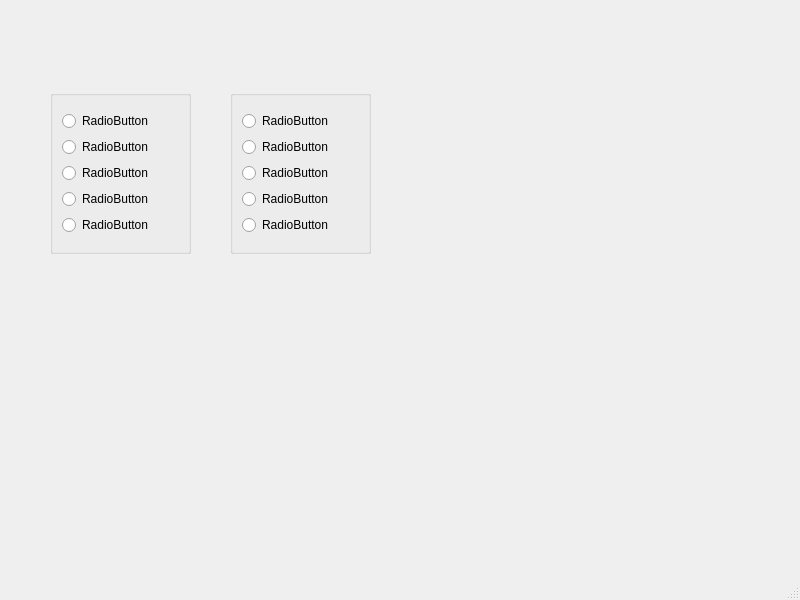
<?xml version="1.0" encoding="UTF-8"?>
<ui version="4.0">
 <class>MainWindow</class>
 <widget class="QMainWindow" name="MainWindow">
  <property name="geometry">
   <rect>
    <x>0</x>
    <y>0</y>
    <width>800</width>
    <height>600</height>
   </rect>
  </property>
  <property name="windowTitle">
   <string>MainWindow</string>
  </property>
  <widget class="QWidget" name="centralwidget">
   <widget class="QGroupBox" name="groupBox">
    <property name="geometry">
     <rect>
      <x>50</x>
      <y>90</y>
      <width>141</width>
      <height>164</height>
     </rect>
    </property>
    <property name="title">
     <string/>
    </property>
    <layout class="QVBoxLayout" name="verticalLayout_2">
     <item>
      <layout class="QVBoxLayout" name="verticalLayout">
       <item>
        <widget class="QRadioButton" name="radioButton">
         <property name="text">
          <string>RadioButton</string>
         </property>
        </widget>
       </item>
       <item>
        <widget class="QRadioButton" name="radioButton_3">
         <property name="text">
          <string>RadioButton</string>
         </property>
        </widget>
       </item>
       <item>
        <widget class="QRadioButton" name="radioButton_2">
         <property name="text">
          <string>RadioButton</string>
         </property>
        </widget>
       </item>
       <item>
        <widget class="QRadioButton" name="radioButton_4">
         <property name="text">
          <string>RadioButton</string>
         </property>
        </widget>
       </item>
       <item>
        <widget class="QRadioButton" name="radioButton_5">
         <property name="text">
          <string>RadioButton</string>
         </property>
        </widget>
       </item>
      </layout>
     </item>
    </layout>
   </widget>
   <widget class="QGroupBox" name="groupBox_2">
    <property name="geometry">
     <rect>
      <x>230</x>
      <y>90</y>
      <width>141</width>
      <height>164</height>
     </rect>
    </property>
    <property name="title">
     <string/>
    </property>
    <layout class="QVBoxLayout" name="verticalLayout_4">
     <item>
      <layout class="QVBoxLayout" name="verticalLayout_3">
       <item>
        <widget class="QRadioButton" name="radioButton_9">
         <property name="text">
          <string>RadioButton</string>
         </property>
        </widget>
       </item>
       <item>
        <widget class="QRadioButton" name="radioButton_8">
         <property name="text">
          <string>RadioButton</string>
         </property>
        </widget>
       </item>
       <item>
        <widget class="QRadioButton" name="radioButton_10">
         <property name="text">
          <string>RadioButton</string>
         </property>
        </widget>
       </item>
       <item>
        <widget class="QRadioButton" name="radioButton_7">
         <property name="text">
          <string>RadioButton</string>
         </property>
        </widget>
       </item>
       <item>
        <widget class="QRadioButton" name="radioButton_6">
         <property name="text">
          <string>RadioButton</string>
         </property>
        </widget>
       </item>
      </layout>
     </item>
    </layout>
   </widget>
  </widget>
  <widget class="QMenuBar" name="menubar">
   <property name="geometry">
    <rect>
     <x>0</x>
     <y>0</y>
     <width>800</width>
     <height>26</height>
    </rect>
   </property>
  </widget>
  <widget class="QStatusBar" name="statusbar"/>
 </widget>
 <resources/>
 <connections/>
</ui>
